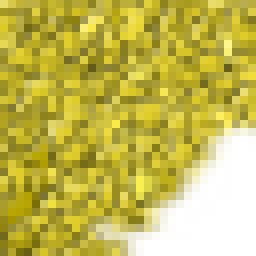
#> input picture data/gfx/terrain210.png, 32 x 32 px, given in place of water0.png, which was not available (shown 8 times larger)
$ python water_material.py
#> lines starting #> are read from the running program, lines starting #| are printed output that depends on the picture; after the words box and inside, x2 and y2 are one past the last pixel; in counts of white or black regions, pixels touching at a corner belong together; pictures that were not available may be replaced by others from this repository, and a replacement may not be noted
### experiments/ai-upscale/connected_terrain.py
#!/usr/bin/env python3
"""Construct a compatible corner-based terrain tileset from shared HD materials."""
from pathlib import Path
import re,json,hashlib
import numpy as np
from PIL import Image,ImageDraw
from scipy.ndimage import gaussian_filter
ROOT=Path(__file__).resolve().parents[2]
EXP=ROOT/'experiments/ai-upscale'
OUT=EXP/'connected-terrain'
N=128

def smooth(x):
    x=np.clip(x,0,1);return x*x*(3-2*x)

# [18 lines left out: functions topology, material, not called in this run]

def periodic(a):
    # Remove the low-frequency boundary discontinuity with a periodic/smooth
    # decomposition. Retain the original grain instead of mirroring motifs.
    boundary=np.zeros_like(a)
    boundary[0]=a[-1]-a[0];boundary[-1]=-boundary[0]
    jump=a[:,-1]-a[:,0];boundary[:,0]+=jump;boundary[:,-1]-=jump
    yy,xx=np.indices(a.shape[:2])
    denom=2*np.cos(2*np.pi*xx/a.shape[1])+2*np.cos(2*np.pi*yy/a.shape[0])-4
    denom[0,0]=1
    correction=np.fft.fft2(boundary,axes=(0,1))/denom[...,None]
    correction[0,0]=0
    return np.clip(a-np.fft.ifft2(correction,axes=(0,1)).real,0,255)

# [103 lines left out: functions match_edges, mip_tiles, generate, validate, preview, not called in this run]

# [2 lines that do not run on import are left out]

### experiments/ai-upscale/water_material.py
#!/usr/bin/env python3
"""Prepare the selected generated water for the engine's scrolling repeat pass."""
import hashlib,json
import numpy as np
from PIL import Image
from connected_terrain import EXP,periodic

def generate():
    source=EXP/'materials/water-quiet-v1.png'
    target=EXP/'world/corrected/water0.png'
    original=Image.open(target).convert('RGBA')
#> original is the input picture: PIL image 32x32 RGBA; mean R, G, B, A 183.7, 169.9, 48.3, 212.9
    a=np.asarray(Image.open(source).convert('RGB').resize(original.size,Image.Resampling.LANCZOS)).astype(float)
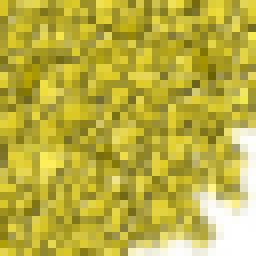
#> input picture data/gfx/terrain215.png, 32 x 32 px, given in place of water-quiet-v1.png, which was not available (shown 8 times larger)
    reference=np.asarray(original)[...,:3]
    # Lower ripple contrast and chroma; keep the original mean luminance.
    a=.55*(a-a.mean(axis=(0,1)))+reference.mean(axis=(0,1))
    luminance=np.sum(a*np.array([.2126,.7152,.0722]),axis=2,keepdims=True)
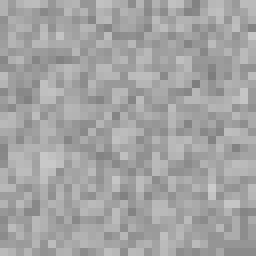
#> luminance: shape (32, 32, 1) float64 (shown 8 times larger); min 125.1, max 203.1, mean 164.1
    a=.8*a+.2*luminance
    a=periodic(a).round().clip(0,255).astype('uint8')
#> in periodic, `boundary[-1] = -boundary[0]`:
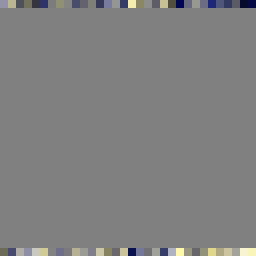
#> boundary: shape (32, 32, 3) float64 (shown 8 times larger); mean R, G, B 0, 0, 0; drawn with min black and max white
#> in periodic, `jump = a[:, -1] - a[:, 0]`: jump = 32 rows, first 8: [6.85, 7.73, 12.13], [6.15, 6.59, 7.47], [32.86, 31.1, 12.18], [-21.59, -20.27, -11.91], [45.37, 45.81, 25.57], [20.87, 21.75, 10.75], [10.46, 10.46, 10.9], [38.23, 36.03, 14.47]
#> in periodic, `boundary[:, 0] += jump`:
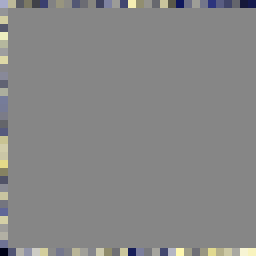
#> boundary: shape (32, 32, 3) float64 (shown 8 times larger); 3.12% of pixels changed, all inside (x1, y1, x2, y2) = (0, 0, 1, 32); drawn with min black and max white
#> in periodic, `boundary[:, -1] -= jump`:
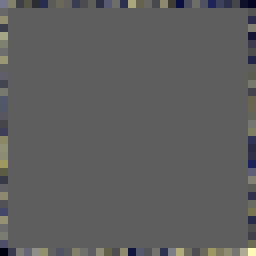
#> boundary: shape (32, 32, 3) float64 (shown 8 times larger); 3.12% of pixels changed, all inside (x1, y1, x2, y2) = (31, 0, 32, 32); drawn with min black and max white
    # Pair an eight-texel collar across opposite edges. The supported BOX
    # mip footprints then agree through level 3 (50% zoom) as well as level 0.
    for k in range(8):
        edge=((a[k].astype(float)+a[-1-k])/2).round().astype('uint8')
        a[k]=edge;a[-1-k]=edge
    for k in range(8):
        edge=((a[:,k].astype(float)+a[:,-1-k])/2).round().astype('uint8')
        a[:,k]=edge;a[:,-1-k]=edge
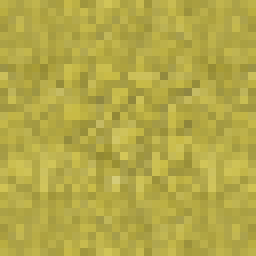
#> a: shape (32, 32, 3) (shown 8 times larger); mean R, G, B 179.7, 168.7, 71.5
    result=Image.fromarray(a).convert('RGBA')
    result.putalpha(original.getchannel('A'))
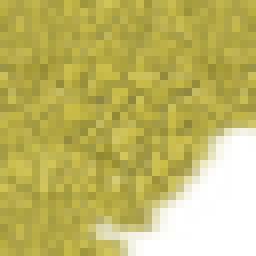
#> result: PIL image 32x32 RGBA (shown 8 times larger); mean R, G, B, A 179.7, 168.7, 71.5, 212.9; transparent parts drawn white
    output=EXP/'materials/water0.png';result.save(output)
#> (the run stopped early here; a loop or call above may not have finished)
